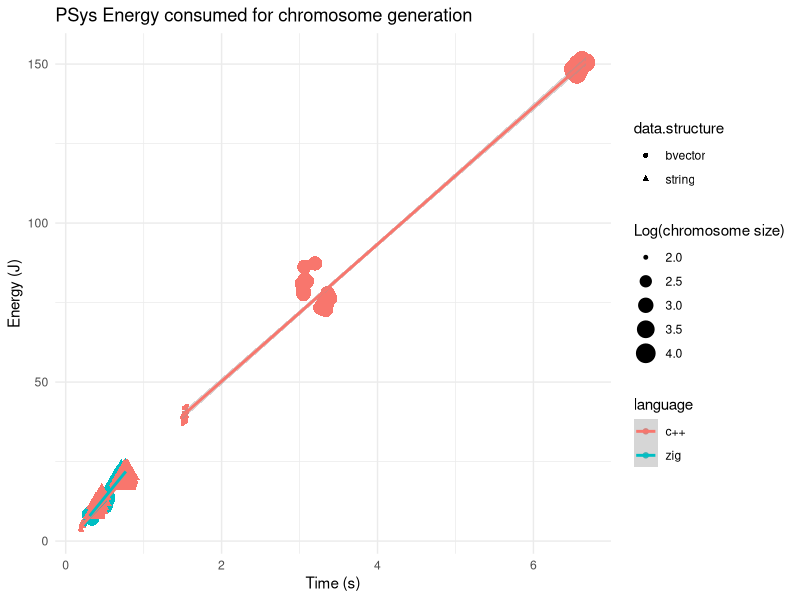
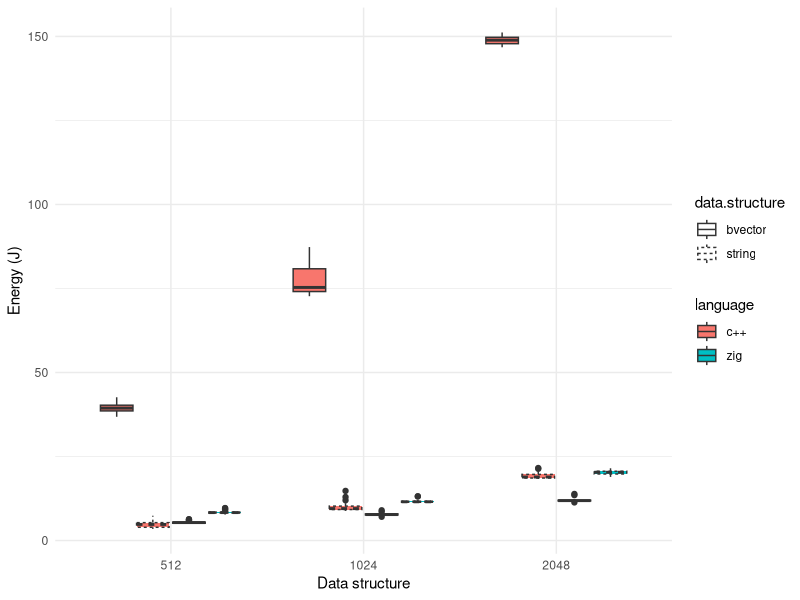
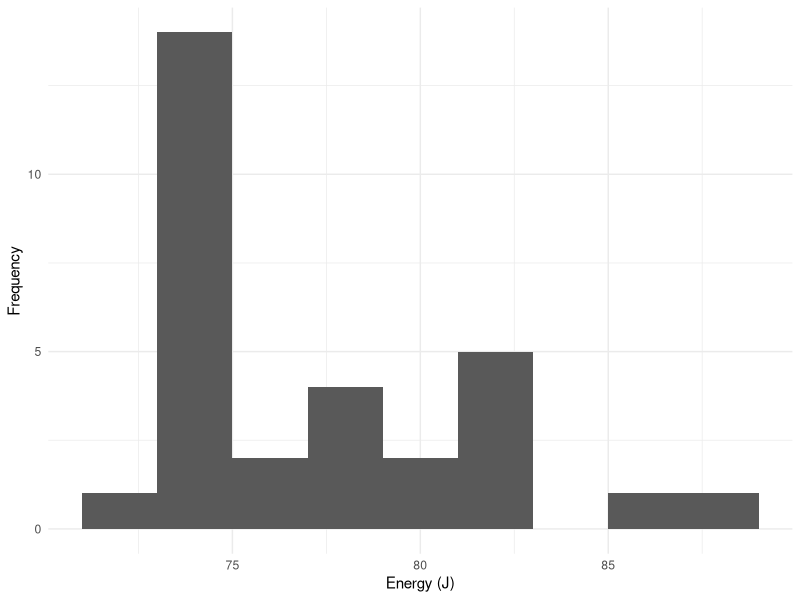
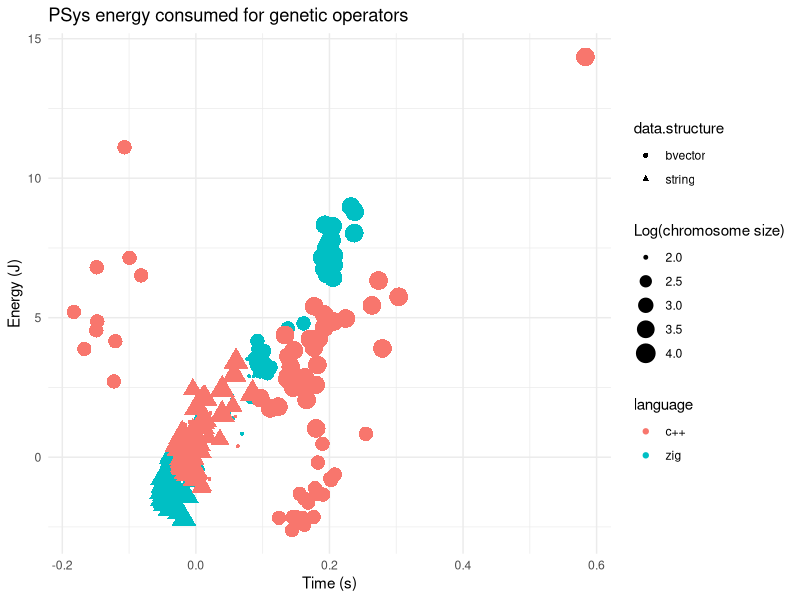
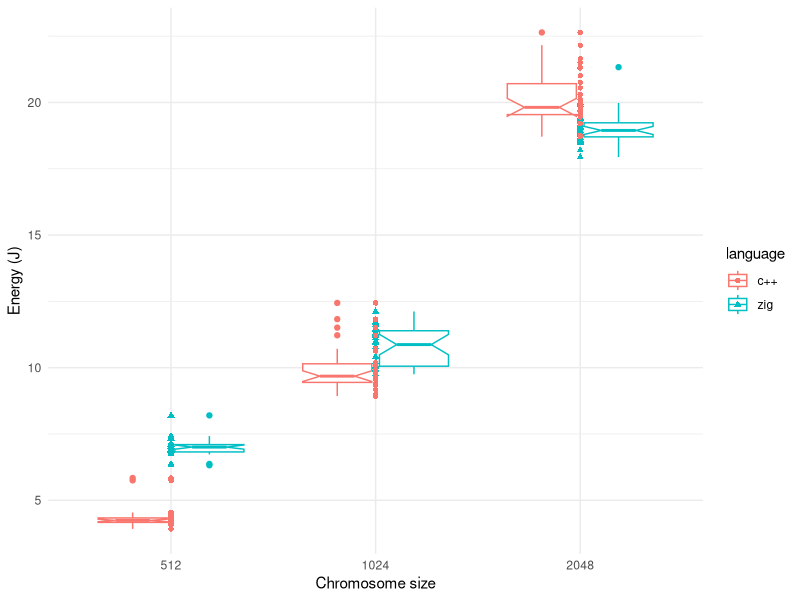
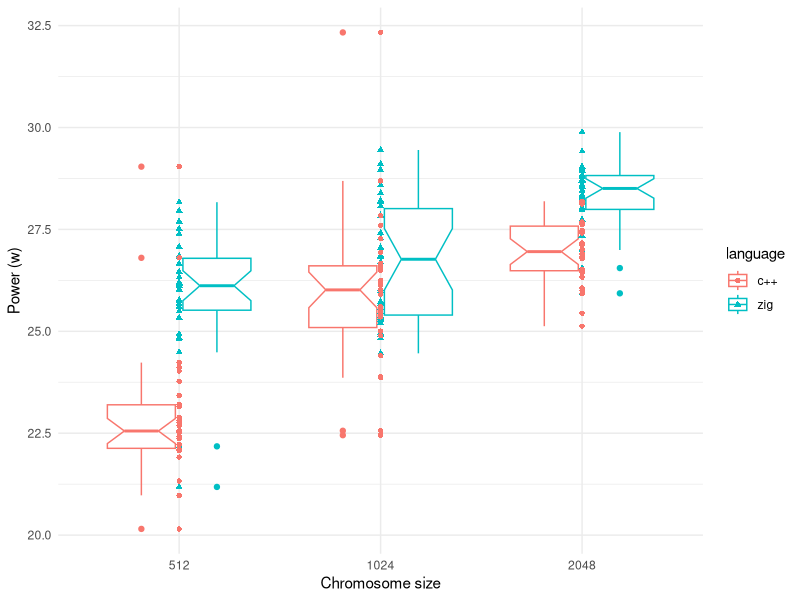
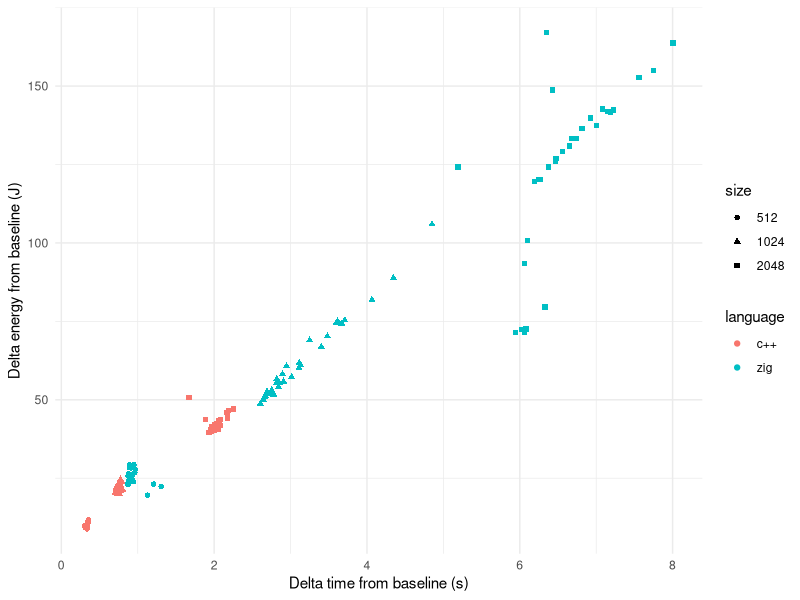
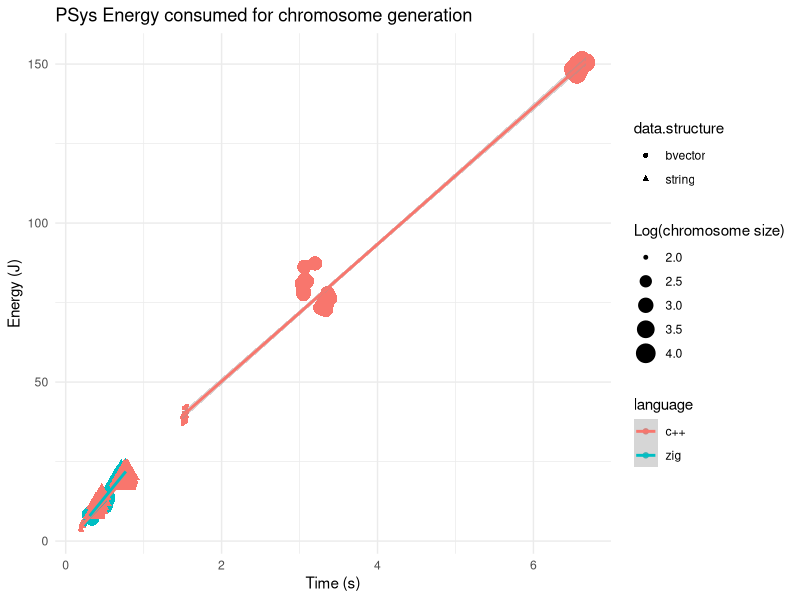

Reproduce these figures in R, in order.
## ----energy.gecco.generation, echo=FALSE, message=FALSE, fig.height=4, fig.cap="Energy vs. time for the chromosome generation problem (baseline). We use different shapes for data structures: circles for Boolean vectors, triangles for strings; languages are represented by different colors, with red representing C++ and blue zig; chromosome size is also represented by point size, with the biggest corresponding to 2048, and the smallest to 512. Lines represent a linear regression over experimental data from the same data structure."----
library(knitr)
zig.gen.bool <- read.csv("data/sea25-bool-base-11-Jan-11-54-03.csv")
zig.gen.bool$data.structure <- "bvector"
zig.gen.string <- read.csv("data/sea25-string-base-11-Jan-11-55-50.csv")
zig.gen.string$data.structure <- "string"
cpp.gen.bool <- read.csv("data/sea-bool-base-11-Jan-13-09-14.csv")
cpp.gen.bool$data.structure <- "bvector"
names(cpp.gen.bool)[names(cpp.gen.bool) == "Psys"] <- "PSys"
names(cpp.gen.bool)[names(cpp.gen.bool) == "Core"] <- "Cores"
cpp.gen.string <- read.csv("data/sea-string-base-11-Jan-13-06-25.csv")
names(cpp.gen.string)[names(cpp.gen.string) == "Psys"] <- "PSys"
names(cpp.gen.string)[names(cpp.gen.string) == "Core"] <- "Cores"
cpp.gen.string$data.structure <- "string"

gen.data <- rbind(zig.gen.bool, zig.gen.string, cpp.gen.bool, cpp.gen.string)
gen.data$language <- c(rep("zig", nrow(zig.gen.bool)), rep("zig", nrow(zig.gen.string)), rep("c++", nrow(cpp.gen.bool)), rep("c++", nrow(cpp.gen.string)))
gen.data$point.size <- log2(gen.data$size)-7

library(dplyr)
gen.data %>% group_by(language, data.structure, size ) %>% summarise(mean(PSys), sd(PSys), mean(seconds), sd(seconds)) -> gen.data.summary

library(ggplot2)
ggplot(gen.data, aes(x=seconds, y=PSys, color=language)) + geom_point(aes(fill=data.structure,shape=data.structure,size=point.size)) + theme_minimal() + geom_smooth(method="lm", aes( group=interaction(language,data.structure))) + labs(x="Time (s)", y="Energy (J)", size="Log(chromosome size)") + ggtitle("PSys Energy consumed for chromosome generation")
ggsave("img/energy-gecco-generation.png", width=8, height=4, dpi=300,bg="white")


## ----energy.gecco.generation.boxplot, echo=FALSE, message=FALSE, fig.height=4, fig.cap="Energy boxplot for the chromosome generation problem (baseline)."----
gen.data$size <- as.factor(gen.data$size)
ggplot(gen.data, aes(x=size, y=PSys, fill=language,linetype=data.structure)) + geom_boxplot() + theme_minimal() + labs(x="Data structure", y="Energy (J)")
ggsave("img/energy-gecco-generation-boxplot.png", width=8, height=4, dpi=300,bg="white")

## ----energy.gecco.histo, echo=F, message=F, fig.height=4, fig.cap="Histogram of energy consumption for the generation of Boolean vectors in C++ of length 2048",  fig.align="center"----
ggplot(cpp.gen.bool[ cpp.gen.bool$size == 1024,], aes(x=PSys)) + geom_histogram(binwidth = 2) + theme_minimal() + labs(x="Energy (J)", y="Frequency")
ggsave("img/energy-gecco-histo.png", width=8, height=4, dpi=300,bg="white")

## ----energy.gecco.ops, echo=FALSE, message=FALSE, fig.height=4, fig.cap="Delta energy from baseline vs. delta time from baseline for genetic operators problem. Shapes and colors as in the previous Figure."----
zig.ops.bool <- read.csv("data/sea25-bool-ops-11-Jan-12-02-19.csv")
zig.ops.bool$data.structure <- "bvector"
zig.ops.bool$delta.PSys <- zig.ops.bool$PSys - c(rep(gen.data.summary[gen.data.summary$language=="zig" & gen.data.summary$data.structure=="bvector" & gen.data.summary$size==512,]$`mean(PSys)`,30), rep(gen.data.summary[gen.data.summary$language=="zig" & gen.data.summary$data.structure=="bvector" & gen.data.summary$size==1024,]$`mean(PSys)`,30), rep(gen.data.summary[gen.data.summary$language=="zig" & gen.data.summary$data.structure=="bvector" & gen.data.summary$size==2048,]$`mean(PSys)`,30))
zig.ops.bool$delta.seconds <- zig.ops.bool$seconds - c(rep(gen.data.summary[gen.data.summary$language=="zig" & gen.data.summary$data.structure=="bvector" & gen.data.summary$size==512,]$`mean(seconds)`,30), rep(gen.data.summary[gen.data.summary$language=="zig" & gen.data.summary$data.structure=="bvector" & gen.data.summary$size==1024,]$`mean(seconds)`,30), rep(gen.data.summary[gen.data.summary$language=="zig" & gen.data.summary$data.structure=="bvector" & gen.data.summary$size==2048,]$`mean(seconds)`,30))
zig.ops.string <- read.csv("data/sea25-string-ops-11-Jan-12-00-03.csv")
zig.ops.string$data.structure <- "string"
zig.ops.string$delta.PSys <- zig.ops.string$PSys - c(rep(gen.data.summary[gen.data.summary$language=="zig" & gen.data.summary$data.structure=="string" & gen.data.summary$size==512,]$`mean(PSys)`,30), rep(gen.data.summary[gen.data.summary$language=="zig" & gen.data.summary$data.structure=="string" & gen.data.summary$size==1024,]$`mean(PSys)`,30), rep(gen.data.summary[gen.data.summary$language=="zig" & gen.data.summary$data.structure=="string" & gen.data.summary$size==2048,]$`mean(PSys)`,30))
zig.ops.string$delta.seconds <- zig.ops.string$seconds - c(rep(gen.data.summary[gen.data.summary$language=="zig" & gen.data.summary$data.structure=="string" & gen.data.summary$size==512,]$`mean(seconds)`,30), rep(gen.data.summary[gen.data.summary$language=="zig" & gen.data.summary$data.structure=="string" & gen.data.summary$size==1024,]$`mean(seconds)`,30), rep(gen.data.summary[gen.data.summary$language=="zig" & gen.data.summary$data.structure=="string" & gen.data.summary$size==2048,]$`mean(seconds)`,30))
cpp.ops.bool <- read.csv("data/sea-bool-ops-11-Jan-13-16-29.csv")
cpp.ops.bool$data.structure <- "bvector"
names(cpp.ops.bool)[names(cpp.ops.bool) == "Psys"] <- "PSys"
names(cpp.ops.bool)[names(cpp.ops.bool) == "Core"] <- "Cores"
cpp.ops.bool$delta.PSys <- cpp.ops.bool$PSys - c(rep(gen.data.summary[gen.data.summary$language=="c++" & gen.data.summary$data.structure=="bvector" & gen.data.summary$size==512,]$`mean(PSys)`,30), rep(gen.data.summary[gen.data.summary$language=="c++" & gen.data.summary$data.structure=="bvector" & gen.data.summary$size==1024,]$`mean(PSys)`,30), rep(gen.data.summary[gen.data.summary$language=="c++" & gen.data.summary$data.structure=="bvector" & gen.data.summary$size==2048,]$`mean(PSys)`,30))
cpp.ops.bool$delta.seconds <- cpp.ops.bool$seconds - c(rep(gen.data.summary[gen.data.summary$language=="c++" & gen.data.summary$data.structure=="bvector" & gen.data.summary$size==512,]$`mean(seconds)`,30), rep(gen.data.summary[gen.data.summary$language=="c++" & gen.data.summary$data.structure=="bvector" & gen.data.summary$size==1024,]$`mean(seconds)`,30), rep(gen.data.summary[gen.data.summary$language=="c++" & gen.data.summary$data.structure=="bvector" & gen.data.summary$size==2048,]$`mean(seconds)`,30))
cpp.ops.string <- read.csv("data/sea-string-ops-11-Jan-13-24-20.csv")
cpp.ops.string$data.structure <- "string"
names(cpp.ops.string)[names(cpp.ops.string) == "Psys"] <- "PSys"
names(cpp.ops.string)[names(cpp.ops.string) == "Core"] <- "Cores"
cpp.ops.string$delta.PSys <- cpp.ops.string$PSys - c(rep(gen.data.summary[gen.data.summary$language=="c++" & gen.data.summary$data.structure=="string" & gen.data.summary$size==512,]$`mean(PSys)`,30), rep(gen.data.summary[gen.data.summary$language=="c++" & gen.data.summary$data.structure=="string" & gen.data.summary$size==1024,]$`mean(PSys)`,30), rep(gen.data.summary[gen.data.summary$language=="c++" & gen.data.summary$data.structure=="string" & gen.data.summary$size==2048,]$`mean(PSys)`,30))
cpp.ops.string$delta.seconds <- cpp.ops.string$seconds - c(rep(gen.data.summary[gen.data.summary$language=="c++" & gen.data.summary$data.structure=="string" & gen.data.summary$size==512,]$`mean(seconds)`,30), rep(gen.data.summary[gen.data.summary$language=="c++" & gen.data.summary$data.structure=="string" & gen.data.summary$size==1024,]$`mean(seconds)`,30), rep(gen.data.summary[gen.data.summary$language=="c++" & gen.data.summary$data.structure=="string" & gen.data.summary$size==2048,]$`mean(seconds)`,30))

ops.data <- rbind(zig.ops.bool, zig.ops.string, cpp.ops.bool, cpp.ops.string)
ops.data$language <- c(rep("zig", nrow(zig.gen.bool)), rep("zig", nrow(zig.gen.string)), rep("c++", nrow(cpp.gen.bool)), rep("c++", nrow(cpp.gen.string)))
ops.data$point.size <- log2(ops.data$size)-7

ops.data %>% group_by(language, data.structure, size) %>% summarise(mean(delta.PSys), sd(delta.PSys), mean(delta.seconds), sd(delta.seconds)) -> ops.data.summary

ggplot(ops.data, aes(x=delta.seconds, y=delta.PSys, color=language)) + geom_point(aes(fill=data.structure,shape=data.structure,size=point.size)) + theme_minimal() + labs(x="Time (s)", y="Energy (J)", size="Log(chromosome size)") + ggtitle("PSys energy consumed for genetic operators")
ggsave("img/energy-gecco-ops.png", width=8, height=4, dpi=300,bg="white")

## ----energy.gecco.string, echo=F, message=F, fig.height=4, fig.cap="Boxplot of PSys energy consumption using the bit string chromosome for the two languages and different sizes",  fig.align="center"----
ops.data$size <- as.factor(ops.data$size)
ggplot(ops.data[ops.data$data.structure=="string",], aes(x=size, y=PSys, color=language)) + geom_boxplot(notch=T) + geom_point(aes(fill=language,shape=language)) + theme_minimal() + labs(x="Chromosome size", y="Energy (J)")
ggsave("img/energy-gecco-string-boxplot.png", width=8, height=4, dpi=300,bg="white")
string.ops.data <- ops.data[ops.data$data.structure=="string",]
differences.512 <- t.test(string.ops.data[string.ops.data$size==512 & string.ops.data$language=="c++",]$PSys, string.ops.data[string.ops.data$size==512 & string.ops.data$language=="zig",]$PSys,alternative = "less")
differences.1024 <- t.test(string.ops.data[string.ops.data$size==1024 & string.ops.data$language=="c++",]$PSys, string.ops.data[string.ops.data$size==1024 & string.ops.data$language=="zig",]$PSys,alternative = "less")
differences.2048 <- t.test(string.ops.data[string.ops.data$size==2048 & string.ops.data$language=="c++",]$PSys, string.ops.data[string.ops.data$size==2048 & string.ops.data$language=="zig",]$PSys, alternative = "greater")


## ----energy.gecco.string.power, echo=F, message=F, fig.height=4, fig.cap="Boxplot of PSys power (energy over time) consumption using the bit string chromosome for the two languages and different sizes.",  fig.align="center"----
string.ops.data$power <- string.ops.data$PSys/string.ops.data$seconds
ggplot(string.ops.data, aes(x=size, y=power, color=language)) + geom_boxplot(notch=T) + geom_point(aes(fill=language,shape=language)) + theme_minimal() + labs(x="Chromosome size", y="Power (w)")
ggsave("img/energy-gecco-string-power-boxplot.png", width=8, height=4, dpi=300,bg="white")

## ----energy.gecco.hiff, echo=FALSE, message=FALSE, fig.height=4, fig.cap="Delta energy from baseline vs. delta time from baseline for the HIFF fitness function for bitstring chromosomes in C++ and zig."----
zig.hiff.string <- read.csv("data/sea25-hiff-11-Jan-12-03-44.csv")
zig.hiff.string$delta.PSys <- zig.hiff.string$PSys - c(rep(gen.data.summary[gen.data.summary$language=="zig" & gen.data.summary$data.structure=="string" & gen.data.summary$size==512,]$`mean(PSys)`,30), rep(gen.data.summary[gen.data.summary$language=="zig" & gen.data.summary$data.structure=="string" & gen.data.summary$size==1024,]$`mean(PSys)`,30), rep(gen.data.summary[gen.data.summary$language=="zig" & gen.data.summary$data.structure=="string" & gen.data.summary$size==2048,]$`mean(PSys)`,30))
zig.hiff.string$delta.seconds <- zig.hiff.string$seconds - c(rep(gen.data.summary[gen.data.summary$language=="zig" & gen.data.summary$data.structure=="string" & gen.data.summary$size==512,]$`mean(seconds)`,30), rep(gen.data.summary[gen.data.summary$language=="zig" & gen.data.summary$data.structure=="string" & gen.data.summary$size==1024,]$`mean(seconds)`,30), rep(gen.data.summary[gen.data.summary$language=="zig" & gen.data.summary$data.structure=="string" & gen.data.summary$size==2048,]$`mean(seconds)`,30))
zig.hiff.string$language <- "zig"
cpp.hiff.string <- read.csv("data/sea-string-hiff-11-Jan-13-39-12.csv")
names(cpp.hiff.string)[names(cpp.hiff.string) == "Psys"] <- "PSys"
names(cpp.hiff.string)[names(cpp.hiff.string) == "Core"] <- "Cores"
cpp.hiff.string$delta.PSys <- cpp.hiff.string$PSys - c(rep(gen.data.summary[gen.data.summary$language=="c++" & gen.data.summary$data.structure=="string" & gen.data.summary$size==512,]$`mean(PSys)`,30), rep(gen.data.summary[gen.data.summary$language=="c++" & gen.data.summary$data.structure=="string" & gen.data.summary$size==1024,]$`mean(PSys)`,30), rep(gen.data.summary[gen.data.summary$language=="c++" & gen.data.summary$data.structure=="string" & gen.data.summary$size==2048,]$`mean(PSys)`,30))
cpp.hiff.string$delta.seconds <- cpp.hiff.string$seconds - c(rep(gen.data.summary[gen.data.summary$language=="c++" & gen.data.summary$data.structure=="string" & gen.data.summary$size==512,]$`mean(seconds)`,30), rep(gen.data.summary[gen.data.summary$language=="c++" & gen.data.summary$data.structure=="string" & gen.data.summary$size==1024,]$`mean(seconds)`,30), rep(gen.data.summary[gen.data.summary$language=="c++" & gen.data.summary$data.structure=="string" & gen.data.summary$size==2048,]$`mean(seconds)`,30))
cpp.hiff.string$language <- "c++"

hiff.data <- rbind(zig.hiff.string, cpp.hiff.string)
hiff.data$size <- factor(hiff.data$size)
ggplot(hiff.data, aes(x=delta.seconds, y=delta.PSys, color=language, shape=size)) + geom_point() + theme_minimal() + labs(x="Delta time from baseline (s)", y="Delta energy from baseline (J)")
ggsave("img/energy-gecco-hiff.png", width=8, height=4, dpi=300,bg="white")

## ----energy.gecco.hiff.opsxjoule, echo=F, message=F----------------------------------------------------------------------------------------------
hiff.data$ops.joule <- 40000/hiff.data$delta.PSys

hiff.data %>% group_by(language, size) %>% summarise(`mean(delta.PSys)`=mean(delta.PSys), `sd(delta.PSys)`=sd(delta.PSys), `mean(delta.seconds)`=mean(delta.seconds), `sd(delta.seconds)`=sd(delta.seconds), `mean(ops.joule)`=mean(ops.joule), `sd(ops.joule)`=sd(ops.joule)) -> hiff.data.summary

library(kableExtra)

hiff.data.summary$Joules <- paste0(round(hiff.data.summary$`mean(delta.PSys)`,2), " (", round(hiff.data.summary$`sd(delta.PSys)`,2), ")")
hiff.data.summary$"Ops per Joule" <- paste0(round(hiff.data.summary$`mean(ops.joule)`,2), " (", round(hiff.data.summary$`sd(ops.joule)`,2), ")")

hiff.data.summary %>% select(language, size, Joules, "Ops per Joule") %>% arrange(size) %>% kable(digits=2, caption="\\protect\\label{tab:opsxjoule}Comparison of c++ and zig, HIFF function") %>% kable_styling(full_width = F)
